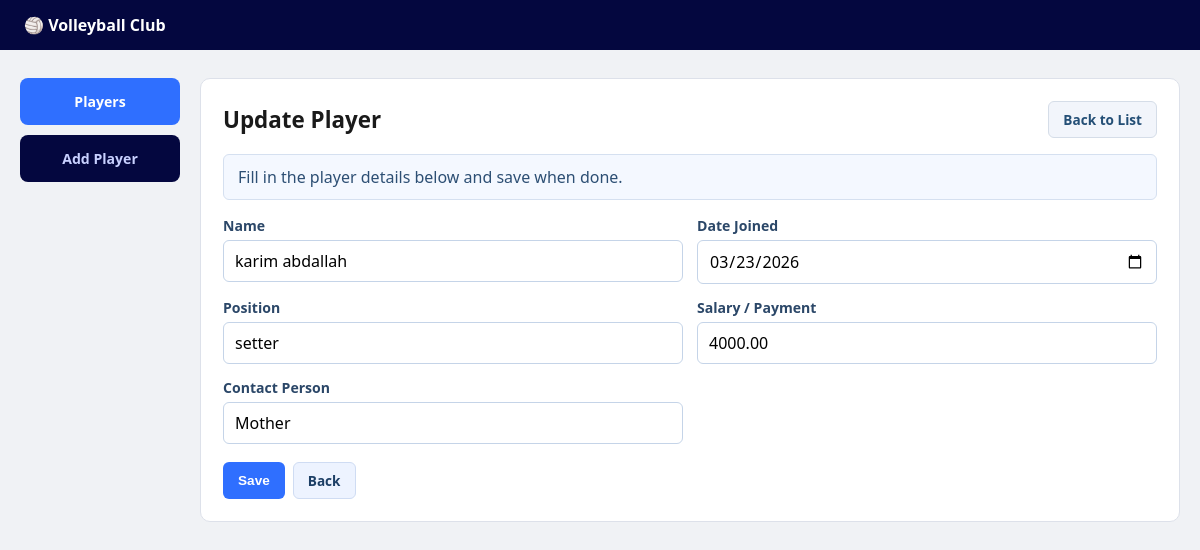
Page /players/edit/6/ on the committed database.
### players/models.py (models this page shows, shortened)
class Player(models.Model):
    name = models.CharField(max_length=100)
    dateJoined = models.DateField()
    position = models.CharField(max_length=50)
    salary_payment = models.DecimalField(max_digits=10, decimal_places=2)
    contactPerson = models.CharField(max_length=100)

### players/views.py (the view)
# urls.py: path('edit/<int:pk>/', views.player_update, name='player_edit'),
def player_update(request, pk):
    player = get_object_or_404(Player, pk=pk)
    if request.method == 'POST':
        form = PlayerForm(request.POST, instance=player)
        if form.is_valid():
            form.save()
            return redirect('player_list')
    else:
        form = PlayerForm(instance=player)
    return render(request, 'players/player_form.html', {'form': form, 'title': 'Update Player'})

### players/forms.py
class PlayerForm(forms.ModelForm):
    class Meta:
        model = Player
        fields = ['name', 'dateJoined', 'position', 'salary_payment', 'contactPerson']
        labels = {
            'name': 'Name',
            'dateJoined': 'Date Joined',
            'position': 'Position',
            'salary_payment': 'Salary / Payment',
            'contactPerson': 'Contact Person',
        }
        widgets = {
            'name': forms.TextInput(attrs={'placeholder': 'e.g. Maria Haddad'}),
            'dateJoined': forms.DateInput(attrs={'type': 'date'}),
            'position': forms.TextInput(attrs={'placeholder': 'e.g. Setter'}),
            'salary_payment': forms.NumberInput(attrs={'step': '0.01', 'placeholder': 'e.g. 3200.00'}),
            'contactPerson': forms.TextInput(attrs={'placeholder': 'e.g. Mother'}),
        }

### players/templates/players/player_form.html (shortened to what this page needs)
{% extends 'players/base.html' %}
{% block content %}
<section class="page-heading compact">
    <h1>{{ title }}</h1>
    <a href="{% url 'player_list' %}" class="btn btn-ghost">Back to List</a>
</section>
<div class="info-box">
    Fill in the player details below and save when done.
</div>
<form method="POST" class="player-form" novalidate>
    <div class="form-grid">
        {% for field in form %}
        <div class="field-group">
            <label for="{{ field.id_for_label }}">{{ field.label }}</label>
            {{ field }}
        </div>
        {% endfor %}
    </div>
    <div class="form-buttons">
        <button type="submit" class="btn btn-primary">Save</button>
        <a href="{% url 'player_list' %}" class="btn btn-secondary">Back</a>
    </div>
</form>
{% endblock %}

### players/static/players/style.css (style rules this page uses)
* { box-sizing: border-box; margin: 0; padding: 0; }
body { font-family: "Segoe UI", sans-serif; background: #f0f2f5; color: #1a1a1a; }
.page-heading { display: flex; justify-content: space-between; align-items: center; margin-bottom: 16px; }
h1 { font-size: 1.4rem; }
.btn { display: inline-block; padding: 8px 14px; border-radius: 6px; border: 1px solid transparent; font-size: 0.85rem; font-weight: 600; cursor: pointer; text-decoration: none; }
.btn-primary { background: #2f6fff; color: #fff; }
.btn-secondary { background: #edf3ff; color: #1d3f66; border-color: #cfdcf3; }
.btn-ghost { background: #f2f5fb; color: #244f76; border-color: #d5dde8; }
.info-box { margin-bottom: 16px; padding: 11px 14px; border-radius: 6px; border: 1px solid #d5e0f0; background: #f4f8ff; color: #2d4f74; }
.form-grid { display: grid; grid-template-columns: 1fr 1fr; gap: 14px; }
.field-group { display: flex; flex-direction: column; gap: 5px; }
label { font-size: 0.88rem; font-weight: 600; color: #2b4768; }
input { width: 100%; padding: 9px 11px; border: 1px solid #c5d4e8; border-radius: 6px; font: inherit; }
.form-buttons { margin-top: 18px; display: flex; gap: 8px; }

### rows in the picture
Player: form "karim abdallah" "03/23/2026" "setter" "4000.00" "Mother"

### other values in the picture
{{ title }} "Update Player"
{{ field.label }} "Name" "Date Joined" "Position" "Salary / Payment" "Contact Person"
